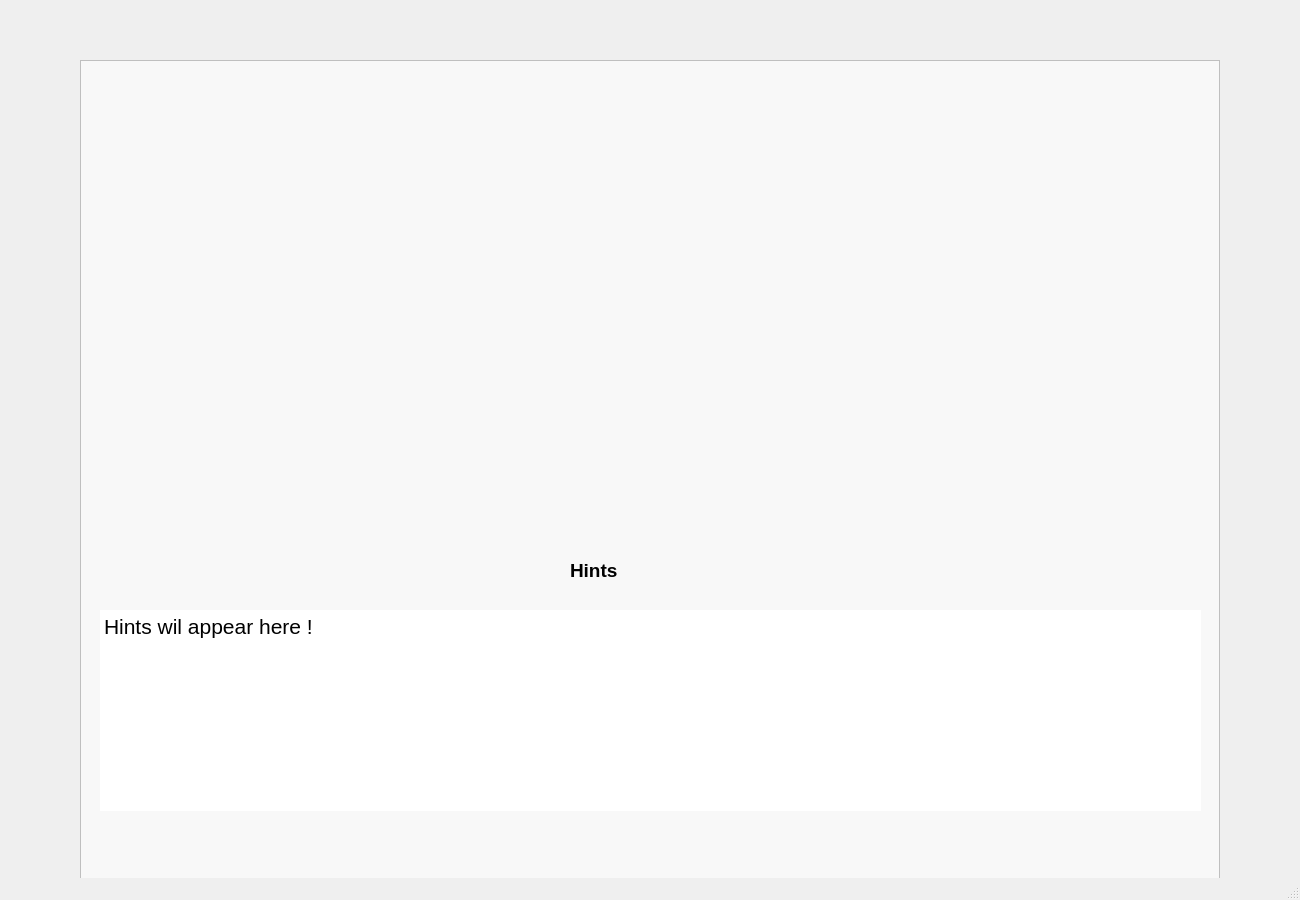
<?xml version="1.0" encoding="UTF-8"?>
<ui version="4.0">
 <class>MainWindow</class>
 <widget class="QMainWindow" name="MainWindow">
  <property name="geometry">
   <rect>
    <x>0</x>
    <y>0</y>
    <width>1300</width>
    <height>900</height>
   </rect>
  </property>
  <property name="windowTitle">
   <string>MainWindow</string>
  </property>
  <widget class="QWidget" name="centralwidget">
   <widget class="QFrame" name="frame">
    <property name="geometry">
     <rect>
      <x>80</x>
      <y>60</y>
      <width>1140</width>
      <height>833</height>
     </rect>
    </property>
    <property name="styleSheet">
     <string notr="true">background-color: #f8f8f8</string>
    </property>
    <property name="frameShape">
     <enum>QFrame::StyledPanel</enum>
    </property>
    <property name="frameShadow">
     <enum>QFrame::Raised</enum>
    </property>
    <widget class="QTextEdit" name="textEdit">
     <property name="geometry">
      <rect>
       <x>20</x>
       <y>550</y>
       <width>1101</width>
       <height>201</height>
      </rect>
     </property>
     <property name="font">
      <font>
       <pointsize>16</pointsize>
      </font>
     </property>
     <property name="styleSheet">
      <string notr="true">background-color: white;
border: 5px 3px #2b3942;</string>
     </property>
     <property name="html">
      <string>&lt;!DOCTYPE HTML PUBLIC &quot;-//W3C//DTD HTML 4.0//EN&quot; &quot;http://www.w3.org/TR/REC-html40/strict.dtd&quot;&gt;
&lt;html&gt;&lt;head&gt;&lt;meta name=&quot;qrichtext&quot; content=&quot;1&quot; /&gt;&lt;style type=&quot;text/css&quot;&gt;
p, li { white-space: pre-wrap; }
&lt;/style&gt;&lt;/head&gt;&lt;body style=&quot; font-family:'MS Shell Dlg 2'; font-size:16pt; font-weight:400; font-style:normal;&quot;&gt;
&lt;p style=&quot; margin-top:0px; margin-bottom:0px; margin-left:0px; margin-right:0px; -qt-block-indent:0; text-indent:0px;&quot;&gt;Hints wil appear here !&lt;/p&gt;&lt;/body&gt;&lt;/html&gt;</string>
     </property>
    </widget>
    <widget class="QLabel" name="label">
     <property name="geometry">
      <rect>
       <x>490</x>
       <y>480</y>
       <width>281</width>
       <height>61</height>
      </rect>
     </property>
     <property name="font">
      <font>
       <pointsize>14</pointsize>
       <weight>75</weight>
       <bold>true</bold>
      </font>
     </property>
     <property name="text">
      <string>Hints</string>
     </property>
    </widget>
   </widget>
  </widget>
  <widget class="QMenuBar" name="menubar">
   <property name="geometry">
    <rect>
     <x>0</x>
     <y>0</y>
     <width>1300</width>
     <height>26</height>
    </rect>
   </property>
  </widget>
  <widget class="QStatusBar" name="statusbar"/>
 </widget>
 <resources/>
 <connections/>
</ui>
